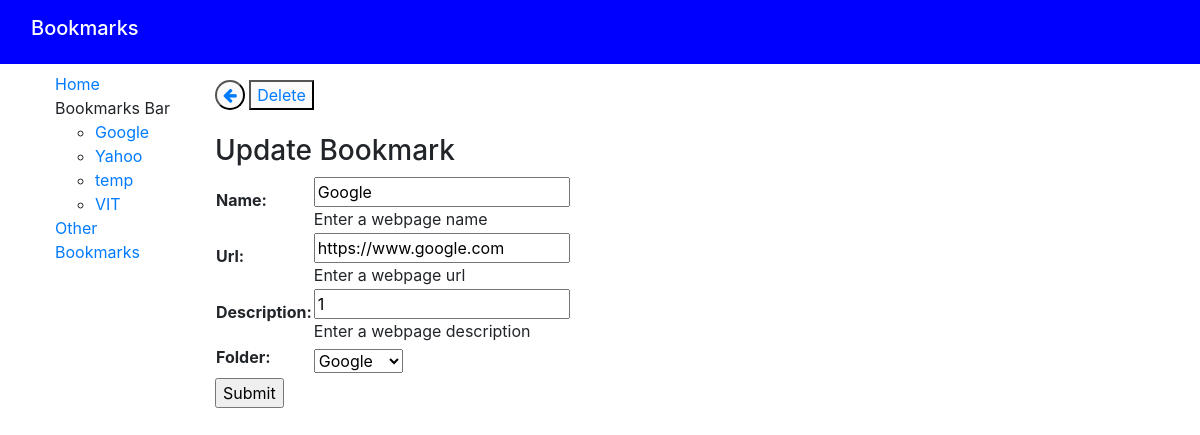
The app's page /bookmarks/10/bookmarkupdate/ with its own data.
### bookmarksapp/models.py (models this page shows, shortened)
class Folder(models.Model):
    name = models.CharField(max_length=200, help_text='Enter the folder name')
    def __str__(self):
        return self.name

class Bookmarks(models.Model):
    name = models.CharField(max_length=200, help_text='Enter a webpage name')
    url = models.CharField(max_length=200, help_text='Enter a webpage url')
    description = models.CharField(max_length=200, help_text='Enter a webpage description')
    tags = TaggableManager(help_text='Enter webpage tags')
    folder = models.ForeignKey('Folder', on_delete=models.CASCADE, null=True, blank=True)

### bookmarksapp/views.py (the view)
# urls.py: path('<int:pk>/bookmarkupdate/', views.Updatebookmarks, name='update-bookmarks'),
def Updatebookmarks(request,pk):
    folder_list = Folder.objects.all()
    bookmark = get_object_or_404(Bookmarks,pk=pk)
    if (request.POST):
        bookmarkform = BookmarkForms(request.POST,instance=bookmark)
    else:
        bookmarkform = BookmarkForms(initial={'name':bookmark.name,'url':bookmark.url,'description':bookmark.description,'folder':bookmark.folder,'tags':bookmark.tags.all})
    if(bookmarkform.is_valid()):
        bookmarkform.save()
        return HttpResponseRedirect(reverse('index'))
    context = {
        'folder_list': folder_list,
        'form': bookmarkform,
        'bookmark': bookmark,
    }
    return render(request, 'bookmarksapp/update_bookmark.html', context=context)

### bookmarksapp/forms.py
class BookmarkForms(forms.ModelForm):
    class Meta:
        model = Bookmarks
        fields = ['name','url','description','tags','folder']

### bookmarksapp/templates/bookmarksapp/update_bookmark.html (shortened to what this page needs)
{% extends "base_generic.html" %}
{% block content %}
  <button style="border-radius: 50%;border-color: black;" disabled>
    <a href="{% url 'index' %}">
    <i class="fa fa-arrow-left" onmouseover = "this.style.color = 'black'" onmouseout = "this.style.color = 'blue'" ></i>
    </a>
  </button>
  <button style="border-color: black;" disabled>
    <a onmouseover = "this.style.color = 'black'" onmouseout = "this.style.color = 'blue'" href="{% url 'delete-bookmarks' bookmark.id %}" style="text-decoration: none;">Delete
    </a>
  </button>
  <br><br>
  <h3>Update Bookmark</h3>
  <form action="" method="post">
    <table>
    {{ form.as_table }}
    </table>
    <input type="submit" value="Submit">
  </form>
{% endblock %}

### bookmarksapp/templates/base_generic.html (shortened to what this page needs)
<!DOCTYPE html>
<html lang="en">
<head>
  <link rel="stylesheet" href="https://cdn.jsdelivr.net/npm/bootstrap@4.5.3/dist/css/bootstrap.min.css">
  <link rel="stylesheet" href="https://maxcdn.bootstrapcdn.com/font-awesome/4.4.0/css/font-awesome.min.css">
  <link rel="stylesheet" href="https://cdnjs.cloudflare.com/ajax/libs/font-awesome/4.7.0/css/font-awesome.min.css">
  {% load static %}
  <link rel="stylesheet" href="{% static 'css/styles.css' %}">
</head>
<body>
 <nav class="navbar navbar-expand-lg" style="background-color: blue">
  <div class="container-fluid" >
    <h2 class="navbar-brand" style="color: white;">Bookmarks</h2>
  </div>
</nav>
<div class="container-fluid">
    <div class="row">
      <div class="mysidebar col-sm-2 pt-2">
        <ul class="sidebar-nav" style="list-style-type: none;">
          <li> <a href="{% url 'index' %}">Home</a></li>
          <li>Bookmarks Bar
            <ul>
              {% for folder in folder_list %}
              <li><a href="{% url 'list-folder' folder.id %}">{{ folder.name }}</a></li>
              {% endfor %}
            </ul>
          </li>
          <li> <a href="{% url 'list-folder-unknown' %}">Other Bookmarks</a>
          </li>
        </ul>
      </div>
  <div class="col-sm-10 pt-3">
    {% block content %} {% endblock %}
    </div>
  </div>
</div>
</body>
</html>

### records on screen
Folder: name "Google"
Folder: name "Yahoo"
Folder: name "temp"
Folder: name "VIT"
Bookmarks: name "Google", url "https://www.google.com", description "1", folder "Google"
